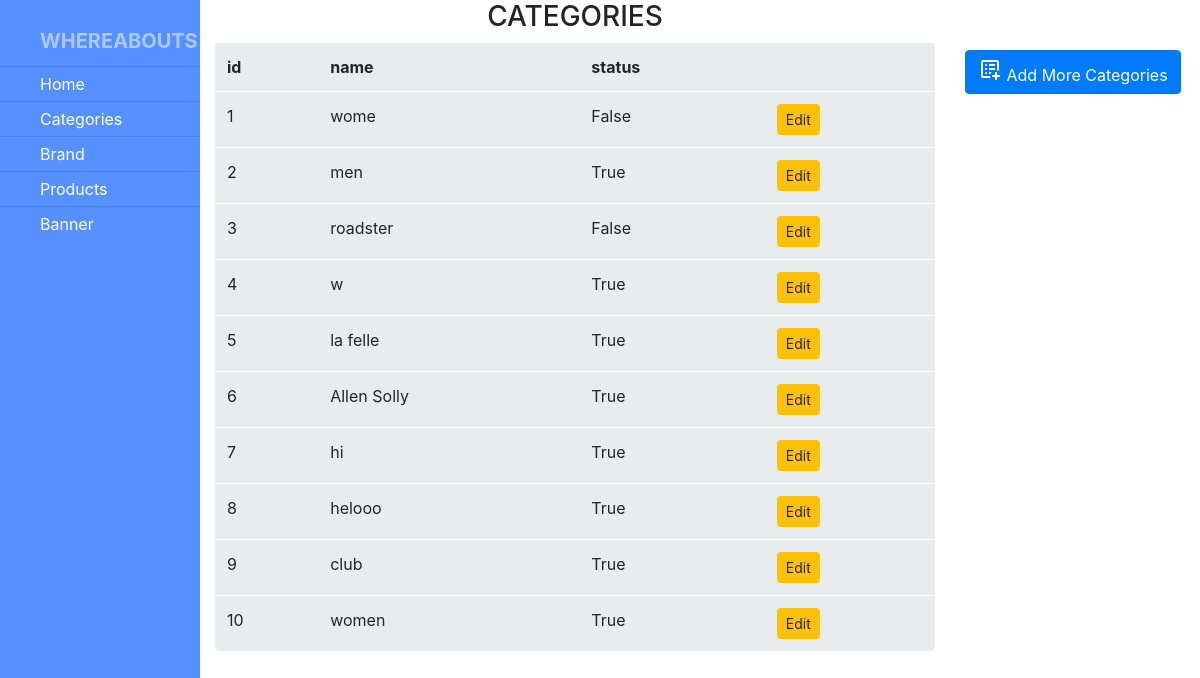
The page /catgry/ on the database as committed earlier.
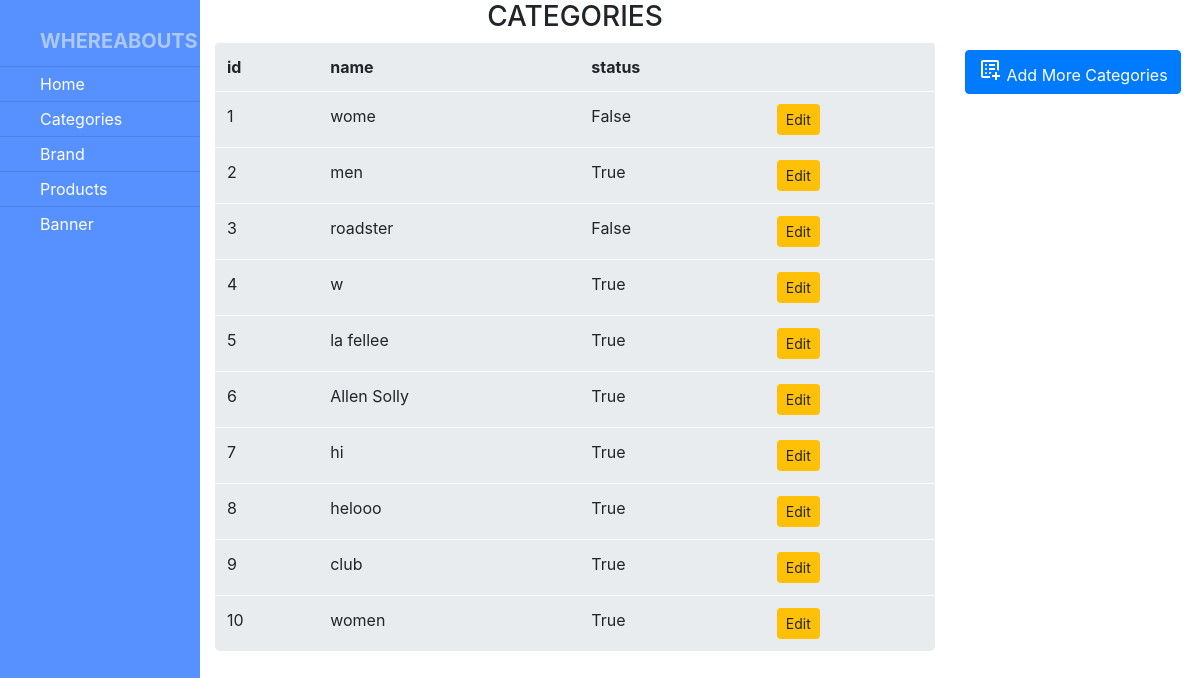
The same page on the database as committed later.
### api/models.py (models this page shows)
class Category(models.Model):
    ct_id=models.IntegerField(primary_key=True)
    ct_name=models.CharField(max_length=100,unique=True)
    status = models.BooleanField(default=True,choices = default_status_choice)

### new_admin/views.py (the view, shortened to what this page needs)
# urls.py: path('catgry/',CategoryView.as_view(),name='catg'),
class CategoryView(CreateView):
        model=Category
        form_class=CategoryForm
        template_name="categories.html"
        success_url=reverse_lazy('catg')
        def get_context_data(self, **kwargs):
            context=super().get_context_data(**kwargs)
            context["data"]=Category.objects.all()
            return context

### new_admin/templates/categories.html (shortened to what this page needs)
{% extends 'sidebar.html' %}
{% block nav %}
<div class="row">
  <div class="col-9">
    <h3 style="text-align: center;">CATEGORIES</h3>
    <table  class="table table-light jumbotron">
      <tr>
        <th>id</th>
        <th>name</th>
        <th>status</th>
        <th></th>
      </tr>
      {% for i in data %}
      <tr>
        <td>{{i.ct_id}}</td>
        <td>{{i.ct_name}}</td>
        <td>{{i.status}}</td>
        <td><a href="{% url 'edit' i.ct_id %}"><button class="btn btn-sm btn-warning">Edit</button></a></td>
      </tr>
      {% endfor %}
    </table>
  </div>
  <div class="col-3" style="padding-top: 50px;">
    <button class="btn btn-primary" type="button" data-toggle="collapse" data-target="#collapseExample" aria-expanded="false" aria-controls="collapseExample">
      <span class="material-symbols-outlined">
      </span> Add More Categories
    </button>
  </div>
</div>
{% endblock nav %}

Rows that differ between the two databases and show on the page:
changed Category id 5: ct_name "la felle" → "la fellee"
